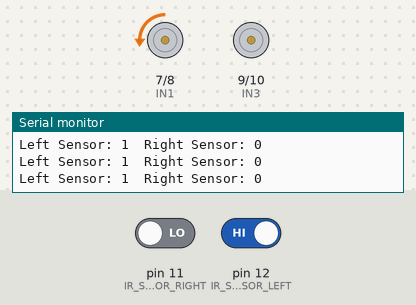
Simulated run of this sketch. Board: Arduino Uno, built with avr-gcc and run on an emulated ATmega328P. On the bench: motor-driver pin pairs drawn as motors (green arrow = first pin HIGH = forward, orange = second pin HIGH = backward, longer = more drive, scaled by the enable pin), the last lines printed to the serial monitor. The inputs (shaded band) are chosen by the test bench; at power-on: pin 11 (IR_SENSOR_RIGHT) LOW, pin 12 (IR_SENSOR_LEFT) HIGH.

Above: at 1.2 s.
1.3 s: pin 11 (IR_SENSOR_RIGHT) driven HIGH
At 1.7 s:
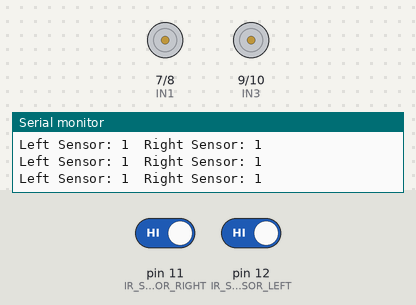
2.8 s: pin 12 (IR_SENSOR_LEFT) driven LOW
At 3.2 s:
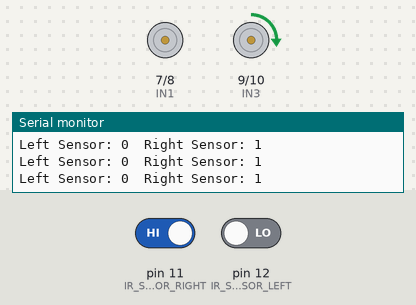
4.3 s: pin 11 (IR_SENSOR_RIGHT) driven LOW
At 4.7 s:
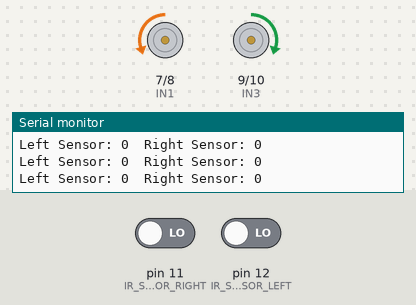
Timing chart, 0 to 7.3 s (numbered marks = the images above; inputs shaded):
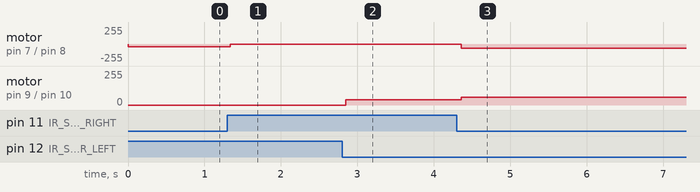

Measured:
- after the input at 1.3 s, motor on pin 7 (IN1) / pin 8 (IN2): backward 40/255 → stopped at once
- after the input at 2.8 s, motor on pin 9 (IN3) / pin 10 (IN4): stopped → forward 40/255 after 0.05 s
- after the input at 4.3 s, motor on pin 7 (IN1) / pin 8 (IN2): stopped → backward 60/255 after 0.06 s; motor on pin 9 (IN3) / pin 10 (IN4): forward 40/255 → forward 60/255 after 0.06 s

The sketch:

code1.ino
```cpp
#define IR_SENSOR_RIGHT 11
#define IR_SENSOR_LEFT 12

//Right motor
#define ENA 6
#define IN1 7
#define IN2 8

//Left motor
#define ENB 5
#define IN3 9
#define IN4 10

void setup() {
  pinMode(ENA, OUTPUT);
  pinMode(IN1, OUTPUT);
  pinMode(IN2, OUTPUT);
  pinMode(ENB, OUTPUT);
  pinMode(IN3, OUTPUT);
  pinMode(IN4, OUTPUT);

  pinMode(IR_SENSOR_LEFT, INPUT);
  pinMode(IR_SENSOR_RIGHT, INPUT);

  Serial.begin(9600);
}

void loop() {
  int leftSensorValue = digitalRead(IR_SENSOR_LEFT);
  int rightSensorValue = digitalRead(IR_SENSOR_RIGHT);

  Serial.print("Left Sensor: ");
  Serial.print(leftSensorValue);
  Serial.print("  Right Sensor: ");
  Serial.println(rightSensorValue);

  if (leftSensorValue == LOW && rightSensorValue == LOW) {
    // Both sensors on the line - move forward
    moveForward();
  } else if (leftSensorValue == HIGH && rightSensorValue == LOW) {
    // Left sensor off the line - turn left
    turnRight();
  } else if (leftSensorValue == LOW && rightSensorValue == HIGH) {
    // Right sensor off the line - turn right
    turnLeft();
  } else {
    // Lost the line - stop
    stopMotors();
  }
}

void moveForward() {
  digitalWrite(IN1, LOW);
  digitalWrite(IN2, HIGH);
  analogWrite(ENA, 60);

  digitalWrite(IN3, HIGH);
  digitalWrite(IN4, LOW);
  analogWrite(ENB, 60);
}

void turnLeft() {
  digitalWrite(IN1, LOW);
  digitalWrite(IN2, LOW);
  analogWrite(ENA, 0);

  digitalWrite(IN3, HIGH);
  digitalWrite(IN4, LOW);
  analogWrite(ENB, 40);
}

void turnRight() {
  digitalWrite(IN1, LOW);
  digitalWrite(IN2, HIGH);
  analogWrite(ENA, 40);

  digitalWrite(IN3, LOW);
  digitalWrite(IN4, LOW);
  analogWrite(ENB, 0);
}

void stopMotors() {
  digitalWrite(IN1, LOW);
  digitalWrite(IN2, LOW);
  analogWrite(ENA, 0);

  digitalWrite(IN3, LOW);
  digitalWrite(IN4, LOW);
  analogWrite(ENB, 0);
}
```
